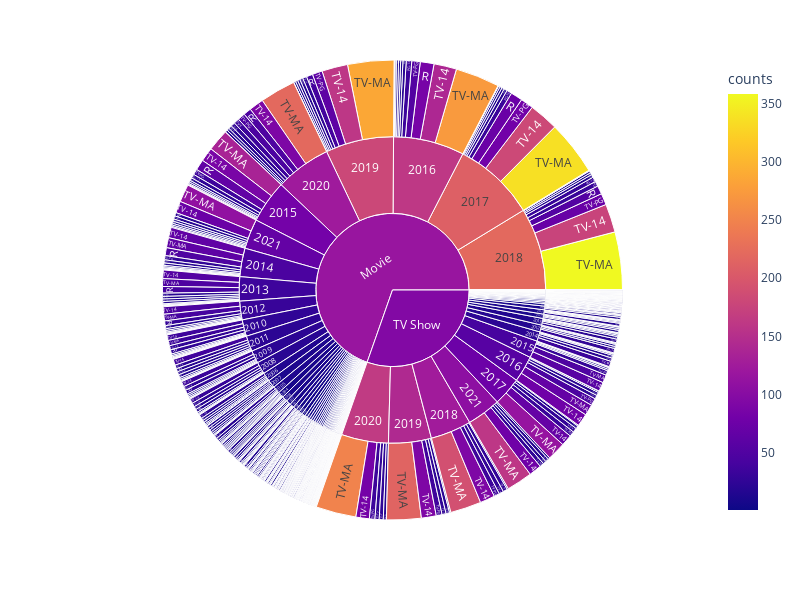

The notebook cell saved with this chart:
### Code cell
t=dff.groupby(["type","release_year","rating"]).size().reset_index(name="counts")
fig = px.sunburst(t, path=['type', 'release_year', 'rating'], values='counts', color='counts',width=800,height=600)
fig.show()

### Figure 1 — Plotly figure (JSON) as saved in the notebook; plotly's stock layout.template omitted (floating-point values rounded to 4 significant figures; data arrays with more than 128 entries replaced by an {"elided": "..."} marker saying what was removed)
{"data": [{"branchvalues": "total", "customdata": {"elided": "685x1 float values"}, "domain": {"x": [0, 1], "y": [0, 1]}, "hovertemplate": "labels=%{label}<br>counts_sum=%{value}<br>parent=%{parent}<br>id=%{id}<br>counts=%{color}<extra></extra>", "ids": {"elided": "685 str values"}, "labels": {"elided": "685 str values"}, "marker": {"coloraxis": "coloraxis", "colors": {"elided": "685 float values"}}, "name": "", "parents": {"elided": "685 str values"}, "type": "sunburst", "values": {"elided": "685 int values"}}], "layout": {"coloraxis": {"colorbar": {"title": {"text": "counts"}}, "colorscale": [[0, "#0d0887"], [0.1111, "#46039f"], [0.2222, "#7201a8"], [0.3333, "#9c179e"], [0.4444, "#bd3786"], [0.5556, "#d8576b"], [0.6667, "#ed7953"], [0.7778, "#fb9f3a"], [0.8889, "#fdca26"], [1, "#f0f921"]]}, "height": 600, "legend": {"tracegroupgap": 0}, "margin": {"t": 60}, "width": 800}}
